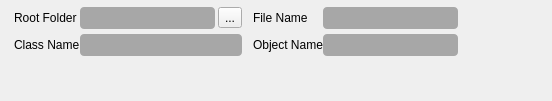
<?xml version="1.0" encoding="UTF-8"?>
<ui version="4.0">
 <class>UI::BaseUIExporterSettingsBlockContainerWidget</class>
 <widget class="QWidget" name="UI::BaseUIExporterSettingsBlockContainerWidget">
  <property name="geometry">
   <rect>
    <x>0</x>
    <y>0</y>
    <width>552</width>
    <height>101</height>
   </rect>
  </property>
  <property name="windowTitle">
   <string>BaseUIExporterSettingsBlockContainerWidget</string>
  </property>
  <layout class="QHBoxLayout" name="horizontalLayout">
   <property name="spacing">
    <number>0</number>
   </property>
   <property name="leftMargin">
    <number>0</number>
   </property>
   <property name="topMargin">
    <number>0</number>
   </property>
   <property name="rightMargin">
    <number>0</number>
   </property>
   <property name="bottomMargin">
    <number>0</number>
   </property>
   <item>
    <widget class="UI::SettingsBlockContainerWidget" name="settingsBlockContainerWidget">
     <widget class="QWidget" name="customTools">
      <layout class="QHBoxLayout" name="layout">
       <property name="spacing">
        <number>0</number>
       </property>
       <property name="leftMargin">
        <number>7</number>
       </property>
       <property name="topMargin">
        <number>0</number>
       </property>
       <property name="rightMargin">
        <number>0</number>
       </property>
       <property name="bottomMargin">
        <number>0</number>
       </property>
       <item>
        <widget class="QWidget" name="customToolsWrapper" native="true">
         <layout class="QHBoxLayout" name="horizontalLayout_5">
          <property name="spacing">
           <number>0</number>
          </property>
          <property name="leftMargin">
           <number>0</number>
          </property>
          <property name="topMargin">
           <number>0</number>
          </property>
          <property name="rightMargin">
           <number>0</number>
          </property>
          <property name="bottomMargin">
           <number>0</number>
          </property>
         </layout>
        </widget>
       </item>
      </layout>
     </widget>
     <widget class="QWidget" name="settingsBlockContent">
      <property name="styleSheet">
       <string notr="true">
        QLineEdit {
        border-radius: 4px;
        background: rgba(0, 0, 0, 77);
        color: rgba(225, 225, 228, 255);
        font-family: Inter;
        font-size: 12px;
        letter-spacing: 0px;
        min-height: 22px;
        max-height: 22px;
        padding: 0px 6px;
        }

        QLineEdit:hover {
        background: rgba(0, 0, 0, 77);
        color: rgba(110, 185, 255, 255);
        }

        QLineEdit:focus {
        background: rgba(37, 37, 40, 255);
        color: rgba(110, 185, 255, 255);
        }

        QLineEdit[widget-type=&quot;Warning&quot;] {
        background: rgba(40, 32, 35, 255);
        color: rgba(255, 97, 125, 255);
        }

        QLineEdit[readOnly=&quot;true&quot;],
        QLineEdit[widget-type=&quot;ReadOnly&quot;] {
        background: transparent;
        color: rgba(153, 153, 156, 255);
        }

        QLineEdit:disabled {
        background: rgba(37, 37, 40, 255);
        color: rgba(70, 70, 73, 255);
        }
       </string>
      </property>
      <layout class="QVBoxLayout" name="layout_2">
       <property name="spacing">
        <number>0</number>
       </property>
       <property name="leftMargin">
        <number>7</number>
       </property>
       <property name="topMargin">
        <number>0</number>
       </property>
       <property name="rightMargin">
        <number>7</number>
       </property>
       <property name="bottomMargin">
        <number>7</number>
       </property>
       <item>
        <layout class="QGridLayout" name="settingsWrapper">
         <property name="leftMargin">
          <number>7</number>
         </property>
         <property name="topMargin">
          <number>7</number>
         </property>
         <property name="rightMargin">
          <number>7</number>
         </property>
         <property name="bottomMargin">
          <number>0</number>
         </property>
         <property name="horizontalSpacing">
          <number>11</number>
         </property>
         <property name="verticalSpacing">
          <number>7</number>
         </property>
         <item row="0" column="0">
          <layout class="QFormLayout" name="formLayout_2">
           <property name="horizontalSpacing">
            <number>0</number>
           </property>
           <property name="verticalSpacing">
            <number>5</number>
           </property>
           <item row="0" column="0">
            <widget class="QLabel" name="label">
             <property name="text">
              <string>Root Folder</string>
             </property>
            </widget>
           </item>
           <item row="0" column="1">
            <layout class="QHBoxLayout" name="horizontalLayout_4">
             <property name="spacing">
              <number>3</number>
             </property>
             <item>
              <widget class="QLineEdit" name="rootFolder"/>
             </item>
             <item>
              <widget class="QToolButton" name="toolButton">
               <property name="text">
                <string>...</string>
               </property>
               <property name="icon">
                <iconset resource="../../resources/resources.qrc">
                 <normaloff>:/folder.png</normaloff>:/folder.png</iconset>
               </property>
              </widget>
             </item>
            </layout>
           </item>
           <item row="1" column="0">
            <widget class="QLabel" name="label_3">
             <property name="text">
              <string>Class Name</string>
             </property>
            </widget>
           </item>
           <item row="1" column="1">
            <widget class="QLineEdit" name="className"/>
           </item>
          </layout>
         </item>
         <item row="0" column="1">
          <layout class="QFormLayout" name="formLayout_3">
           <property name="horizontalSpacing">
            <number>0</number>
           </property>
           <property name="verticalSpacing">
            <number>5</number>
           </property>
           <item row="0" column="0">
            <widget class="QLabel" name="label_2">
             <property name="text">
              <string>File Name</string>
             </property>
            </widget>
           </item>
           <item row="0" column="1">
            <widget class="QLineEdit" name="fileName"/>
           </item>
           <item row="1" column="0">
            <widget class="QLabel" name="label_4">
             <property name="text">
              <string>Object Name</string>
             </property>
            </widget>
           </item>
           <item row="1" column="1">
            <widget class="QLineEdit" name="objectName"/>
           </item>
          </layout>
         </item>
        </layout>
       </item>
      </layout>
     </widget>
    </widget>
   </item>
  </layout>
 </widget>
 <customwidgets>
  <customwidget>
   <class>UI::NamedWidget</class>
   <extends>QWidget</extends>
   <header>NamedWidget.h</header>
  </customwidget>
  <customwidget>
   <class>UI::SettingsBlockContainerWidget</class>
   <extends>UI::NamedWidget</extends>
   <header>SettingsBlockContainerWidget.h</header>
   <container>1</container>
  </customwidget>
 </customwidgets>
 <resources>
  <include location="../../resources/resources.qrc"/>
 </resources>
 <connections/>
</ui>
